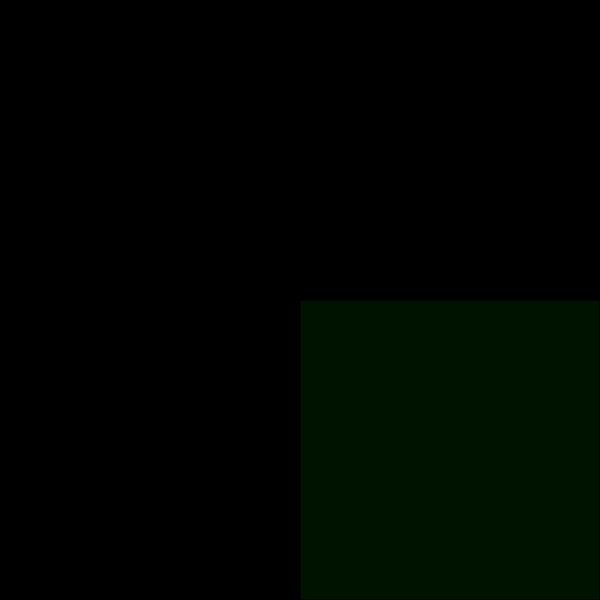
Frame 1 (no input)
Frame 60 (no input): identical to frame 1, image omitted
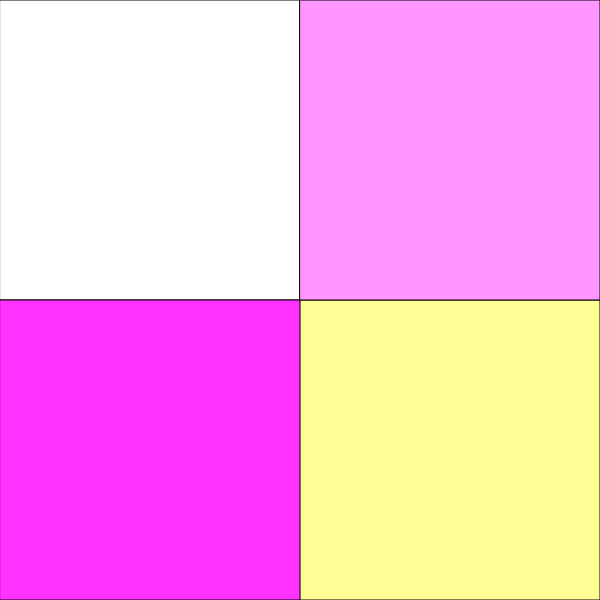
Frame 120 (the mouse pressed at the canvas centre since frame 60)

The p5.js sketch that drew these frames (run headless with seeded random() and noise() and a simulated clock; from frame 60 on, the mouse is pressed at the canvas centre):

// p5.js sketch
// ── sketch.js
function setup() {
  createCanvas(600, 600)
}

function draw() {
  background(0);
  var X = width/2
  var Y = height/2

  fill(mouseX, mouseY, mouseX);
  rect(0, 0, X, Y);
  fill(mouseX * 3, mouseY + 18, mouseX/2);

  rect(X, Y, X, Y);
  fill(mouseY * 9, mouseX / 6, mouseY * 2);
  rect(0, Y, X, Y);
  fill(mouseX * 2, mouseX / 2, mouseY * 5);
  rect(X, 0, X, Y);
}
